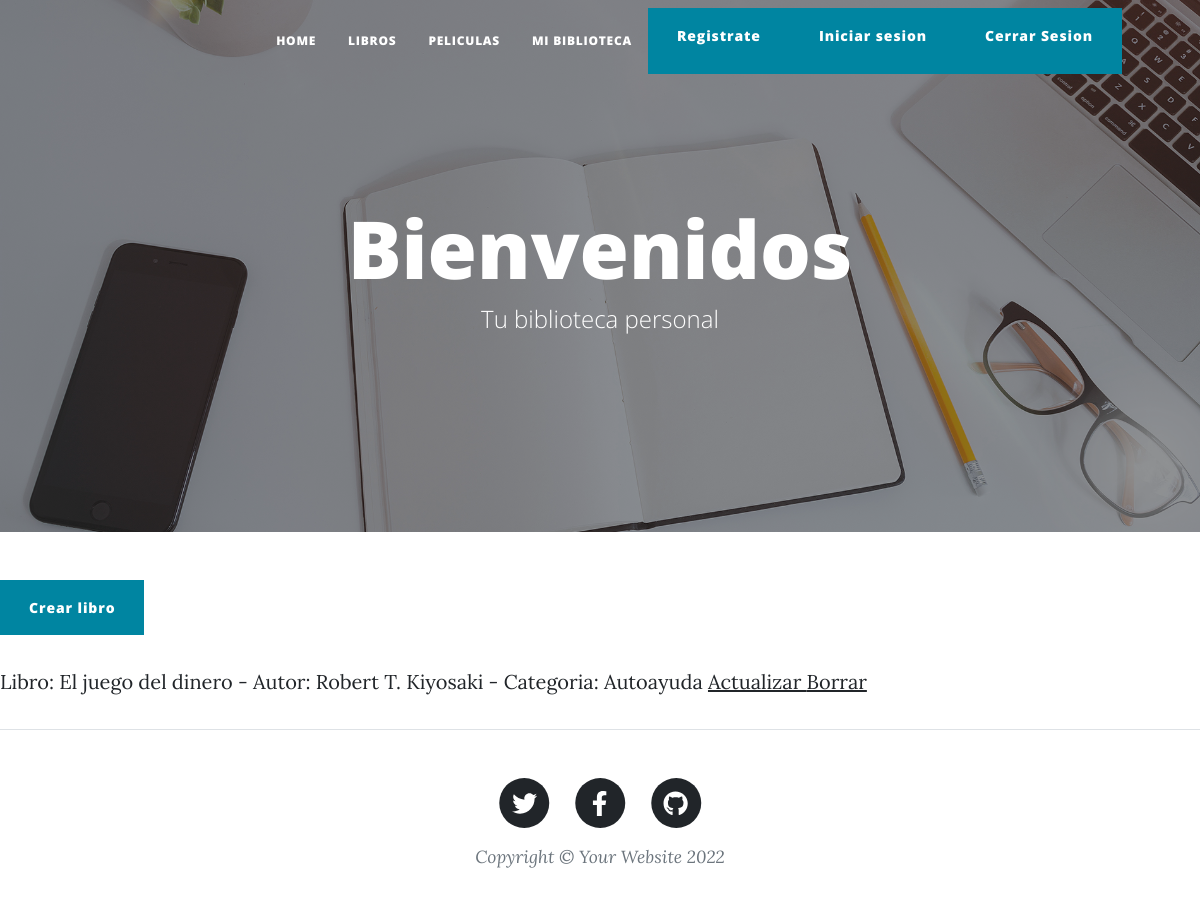
The page /libreria/libros/ (signed in) on the database as committed earlier.
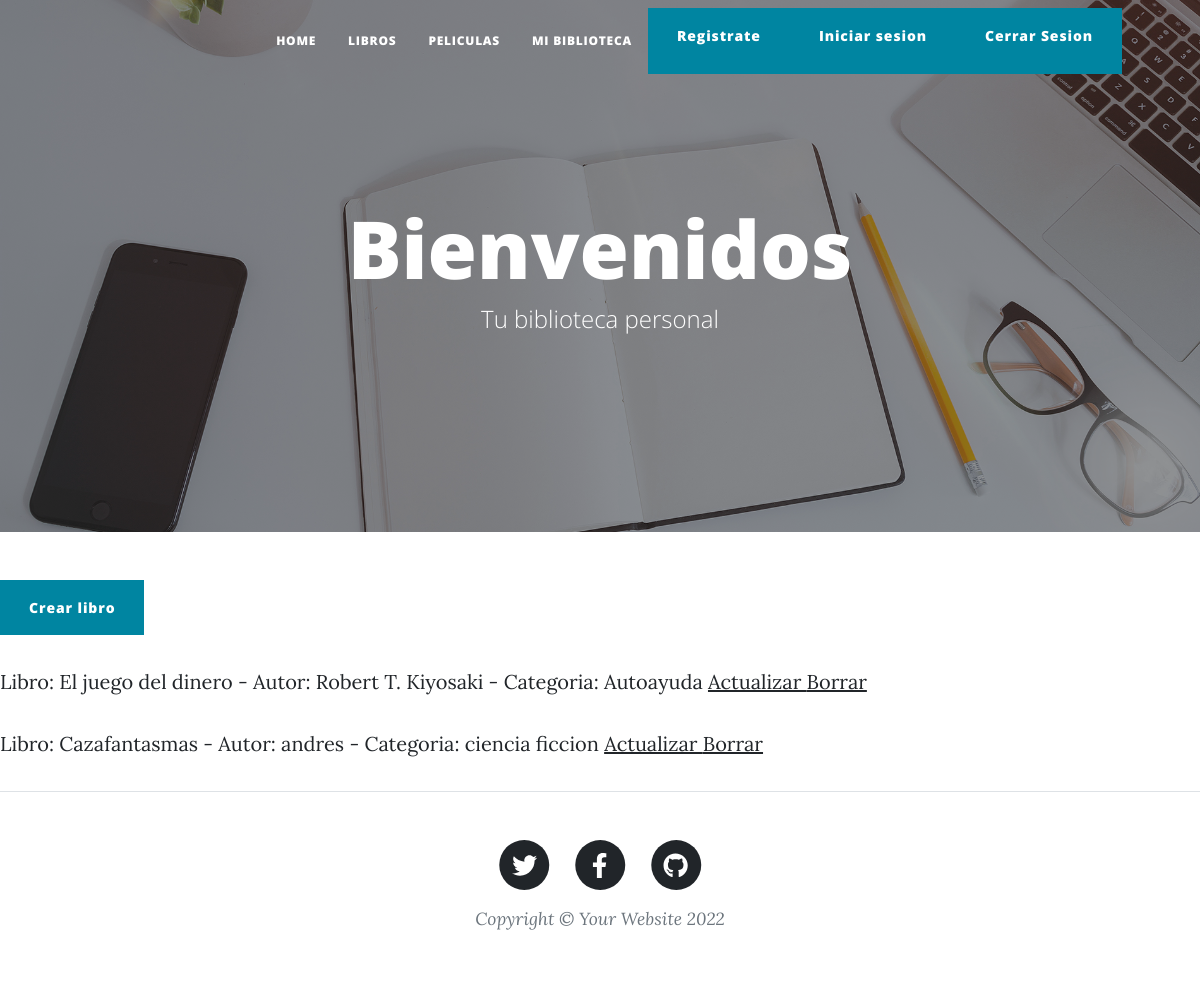
The same page on the database as committed later.
### libreria/models.py (models this page shows)
class libro(models.Model):
    nombre = models.CharField(max_length=100)
    autor = models.CharField(max_length=100)
    categoria = models.CharField(max_length=200)
    def __str__(self):
        return f"Libro: {self.nombre} - Autor: {self.autor} - Categoria: {self.categoria}"

### libreria/views.py (the view)
# urls.py: path("libros/", LibrosList.as_view(), name ="libros"),
class LibrosList(LoginRequiredMixin, ListView):
    model = libro
    template_name = "libreria/libros_list.html"

### libreria/templates/libreria/libros_list.html
{% extends 'libreria/base.html' %}
{% block contenido %}
    <a class="btn btn-primary" href="{% url 'crearlibro'  %}">Crear libro</a>
    {% for libro in object_list %}
    <p>{{libro}} <a href="{% url 'actualizarlibro' libro.id %}"> Actualizar </a> <a href="{% url 'borrarlibro' libro.id %}"> Borrar </a> </p>
    {% endfor %}
{% endblock %}

Rows that differ between the two databases and show on the page:
added libro: nombre+autor+categoria "Libro: Cazafantasmas - Autor: andres - Categoria: ciencia ficcion"
